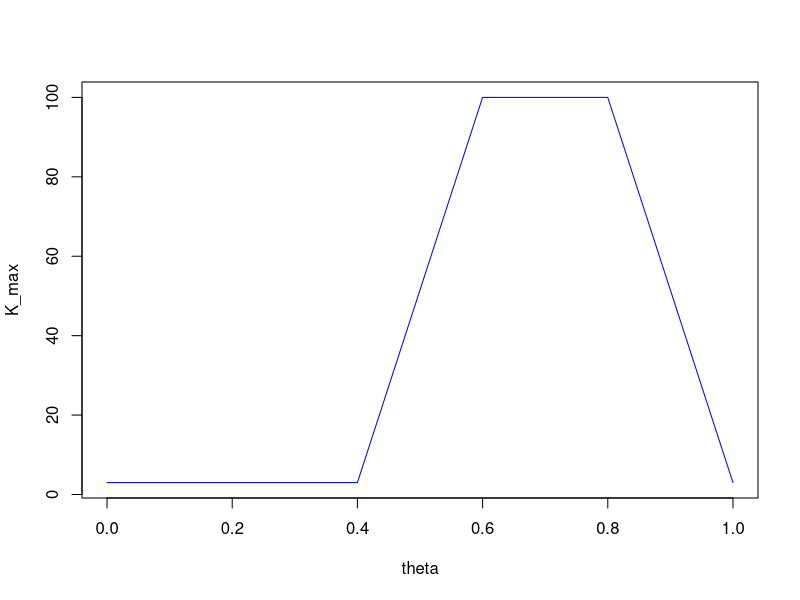
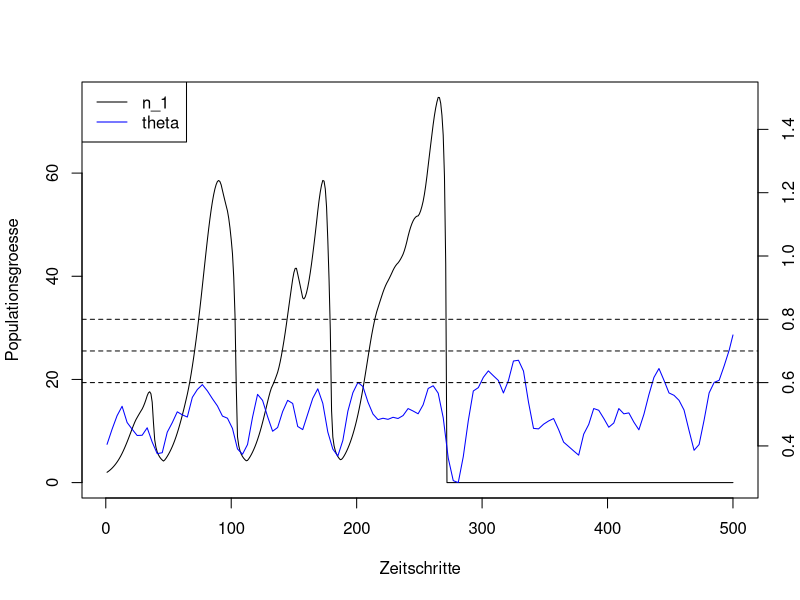
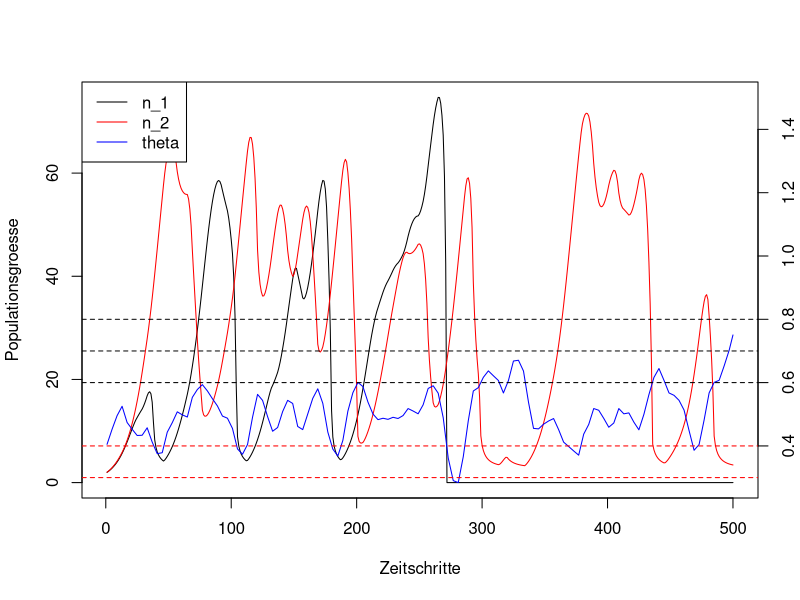

Write R code to recreate these figures, in order.
# Seminar zu "Einfuehrung in die Modellierung"

# Populationswachstum: logistisches Modell + Umwelteinfluss


# Konzept der umweltabhaengigen Kapazitaet ausprobieren

# Funktion "kapazitaet" definieren, die die Kapazitaet in Abhaengigkeit der Parameter
# K_opt, K_pess, theta_opt, praeferendumsbreite fuer eine gegebenes theta berechnet
#<
kapazitaet = function (K_opt, K_pess, theta_opt, praeferendumsbreite, theta)
{
  #K = K_pess + (K_opt-K_pess) * dnorm(theta, mean = theta_opt, sd = praeferendumsbreite/6) / dnorm(x=0, sd=praeferendumsbreite/6)
  #K = approx(x=c(theta_opt - praeferendumsbreite/2, theta_opt, theta_opt + praeferendumsbreite/2), y = c(K_pess, K_opt, K_pess), xout = theta, rule = 2)$y
  K = approx(x=c(theta_opt + praeferendumsbreite*c(-1.5, -0.5, 0.5, 1.5)), 
             y = c(K_pess, K_opt, K_opt, K_pess), xout = theta, rule = 2)$y
  return(K)
}
#>
  
# Funktion testen und Diagramm erzeugen:
theta_opt = 0.7 # Optimum hinsichtlich theta 
K_opt  = 100 # Habitatkapazitaet unter optimalen Bedingungen
K_pess = 3   # Habitatkapazitaet unter schlechtestmoeglichen Bedingungen
praeferendumsbreite = 0.2 #0.25

theta_plot = 0:100/100
K_plot = kapazitaet(K_opt = K_opt, K_pess=K_pess, theta_opt = theta_opt,
                    praeferendumsbreite = praeferendumsbreite, theta = theta_plot)
plot(theta_plot, K_plot, xlab="theta", ylab="K_max", type="l", col="blue")

# Funktion "log_Wachstum_umwelt" definieren (n_min=2)
#<
log_Wachstum_umwelt = function (n0, r_max, nt, K_opt, K_pess, theta_opt, praeferendumsbreite, theta, n_min=2)
#>
{  
# n0 :            Startpopulation
# r_max:   : maximale Wachstumsrate fuer aktuellen Zeitschritt
# nt :            Anzahl Zeitschritte
# K_opt, K_pess: Habitatkapazitaeten unter optimalen bzw. Pessimum-Bedingungen
# theta_opt: Schwellenwerte der Umweltfaktoren (z.B. Bodenfeuchte) zu o.g. Kapazitaeten
# praeferendumsbreite: Spannweite um das Optimum, in der die maximale Kapazitaet herrscht
# n_min: minimal ueberlebensfaehige Population
# theta:   Zeitreihe des Umweltfaktors


  #Variablen vorbereiten
  n = rep(NA,nt) #Vektor fuer zeitlichen Verlauf der Population
  n[1] = n0
  
  # Iterationsschleife
  for (t in 2:nt)
  {
    # Umweltabhaengige Kapazitaet  
    #<
    K = kapazitaet(K_opt = K_opt, K_pess=K_pess, theta_opt = theta_opt, praeferendumsbreite = praeferendumsbreite, theta = theta[t])
    #>
      
    # dichtegesteuerte Wachstumsrate (logistischer Regression)
    #<
    r = r_max* (1 - n[t-1]/K)
    #>
    
    n[t] = n[t-1] + r * n[t-1]
    if (n[t] < n_min) n[t] = 0     #Population kleiner als n_min stirbt aus
  }

  # Ergebnis zurueckgeben
  return(n)
}
  

# Umweltbedingung theta (hier synthetisch erzeugt)
  nt = 500
  set.seed(3) # Initialisierung des Zufallsgenerators fuer reproduzierbaren Zufall
  theta_min=0 #Minimum und Maximum der Umweltvariable
  theta_max=1
  theta = runif(n = nt, min=theta_min, max=theta_max)  #Zufallsgenerator
  theta = lowess(theta, f=0.05)$y  #Glaettung, damit sich ein kontinuierlicher Verlauf zeigt
  #theta = (theta - min(theta)) / diff(range(theta))* (theta_max-theta_min) + theta_min

#
  theta_opt = 0.7 #Optimum hinsichtlich theta 
  K_opt  = 100 #Habitatkapazitaet unter optimalen Bedingungen
  K_pess = 3   #Habitatkapazitaet unter schlechtestmoeglichen Bedingungen
  praeferendumsbreite = 0.2 #0.15
  r_max = 0.1

  
      
#Funktion mit n0 = 2, r_max aus Vektor, K = 100 aufrufen, Rueckgabewert in n_1 speichern
#<
n_1 = log_Wachstum_umwelt(n0 = 2, r_max=r_max, nt = nt, 
                          K_opt = K_opt, K_pess = K_pess, 
                          theta_opt=theta_opt, praeferendumsbreite = praeferendumsbreite,
                          theta=theta)
#>


#Population (n_1) darstellen
plot  (x=1:length(n_1), y=n_1, type="l", col="black", xlab = "Zeitschritte", ylab="Populationsgroesse")

#Zeitreihe von theta (Klima) in die gleich Grafik einzeichnen
  #weitere Grafik ueber die erstere legen, ohne diese zu loeschen
par(new=TRUE)

#Amplitude auf ca. Haelfte des Fensters skalieren (Tipp: plot(..., ymin=...))
#erneute Titelausgabe unterdruecken               (Tipp: plot(..., xlab=...))
#erneute Achsenbeschriftung unterdruecken         (Tipp: plot(..., axes=...))
#<
  plot(x=1:length(n_1), y = theta, col="blue", type="l", ylim = c(min(theta), 2*max(theta)), axes = FALSE,
     xlab="", ylab="" )
#>  
#zweite y-Achsenbeschriftung rechts einfuegen (Tipp: axis(...))
#<  
axis(side=4)
#>
#horizontale Linie bei theta_opt +/- praeferendumsbreite/2 einzeichnen
#<  
abline(h=c(theta_opt-praeferendumsbreite/2, theta_opt, theta_opt+praeferendumsbreite/2) , lty="dashed", col="black")
#>

legend("topleft", legend=c("n_1", "theta"), col=c("black","blue"), lty= 1)

#? Was passiert, wenn die Art etwas stenoeker (paeferendumsbreite=0.15) ist?


#? Vergleiche die Populationsdynamik mit einer zweiten Populationen n_2, 
#? die trockenresistenter (theta_opt=0.3) ist

#<
 n_2 = log_Wachstum_umwelt(n0 = 2, r_max=r_max, nt = nt, 
                          K_opt = K_opt, K_pess = K_pess, 
                          theta_opt=0.3, praeferendumsbreite = praeferendumsbreite,
                          theta=theta)
#> 

#Population (n_1 und n_2) in einer Grafik darstellen
plot  (x=1:length(n_1), y=n_1, type="l", col="black", xlab = "Zeitschritte", ylab="Populationsgroesse")
lines (x=1:length(n_2), y=n_2,           col="red")

#weitere Grafik ueber die erstere legen, ohne diese zu loeschen
par(new=TRUE)
plot(x=1:length(n_1), y = theta, col="blue", type="l", ylim = c(min(theta), 2*max(theta)), axes = FALSE,
     xlab="", ylab="" )
#zweite y-Achsenbeschriftung rechts einfuegen (Tipp: axis(...))
axis(side=4)
#horizontale Linie bei theta_opt +/- praeferendumsbreite/2 einzeichnen
abline(h=c(theta_opt-praeferendumsbreite/2, theta_opt, theta_opt+praeferendumsbreite/2) , lty="dashed", col="black")
abline(h=c(0.3-praeferendumsbreite/2, 0.3, 0.3+praeferendumsbreite/2) , lty="dashed", col="red")

legend("topleft", legend=c("n_1", "n_2", "theta"), col=c("black", "red", "blue"), lty= 1)

  
  
  

 
  
 
 